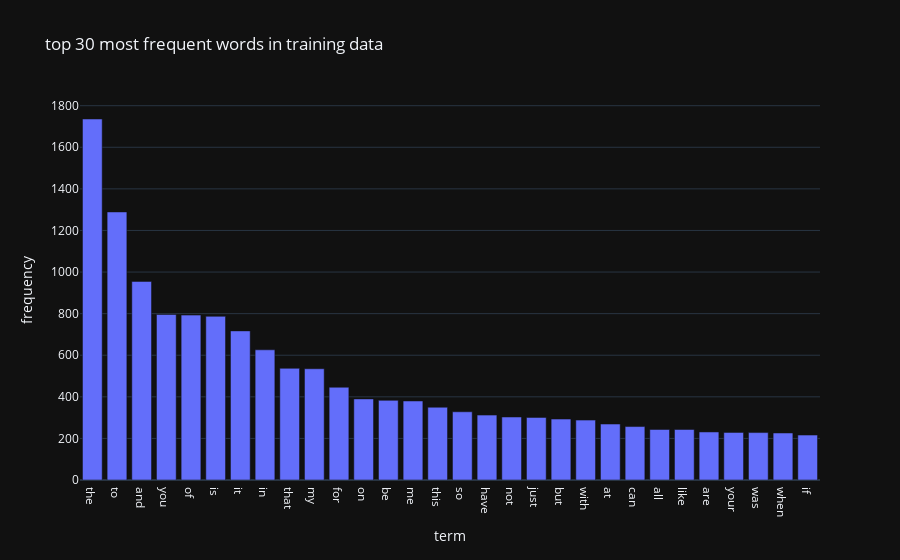

The notebook cell this image was saved under:
### Code cell
# make dataframe and sort by frequency
df_plot = pd.DataFrame({
    "term": terms,
    "frequency": term_frequencies
}).sort_values("frequency", ascending=False)

# plot top 30 
df_plot = df_plot.head(30)

# plot
fig = px.bar(df_plot, x="term", y="frequency", 
             title="top 30 most frequent words in training data")

fig.update_layout(template="plotly_dark")
fig.show()

### Figure 1 — Plotly figure (JSON) as saved in the notebook; plotly's stock layout.template omitted (floating-point values rounded to 4 significant figures)
{"data": [{"hovertemplate": "term=%{x}<br>frequency=%{y}<extra></extra>", "legendgroup": "", "marker": {"color": "#636efa", "pattern": {"shape": ""}}, "name": "", "orientation": "v", "showlegend": false, "textposition": "auto", "type": "bar", "x": ["the", "to", "and", "you", "of", "is", "it", "in", "that", "my", "for", "on", "be", "me", "this", "so", "have", "not", "just", "but", "with", "at", "can", "all", "like", "are", "your", "was", "when", "if"], "xaxis": "x", "y": [1736, 1289, 955, 796, 793, 787, 717, 626, 537, 535, 446, 390, 383, 380, 350, 328, 312, 303, 301, 293, 288, 269, 257, 243, 243, 231, 229, 228, 226, 216], "yaxis": "y"}], "layout": {"barmode": "relative", "legend": {"tracegroupgap": 0}, "title": {"text": "top 30 most frequent words in training data"}, "xaxis": {"anchor": "y", "domain": [0, 1], "title": {"text": "term"}}, "yaxis": {"anchor": "x", "domain": [0, 1], "title": {"text": "frequency"}}}}
